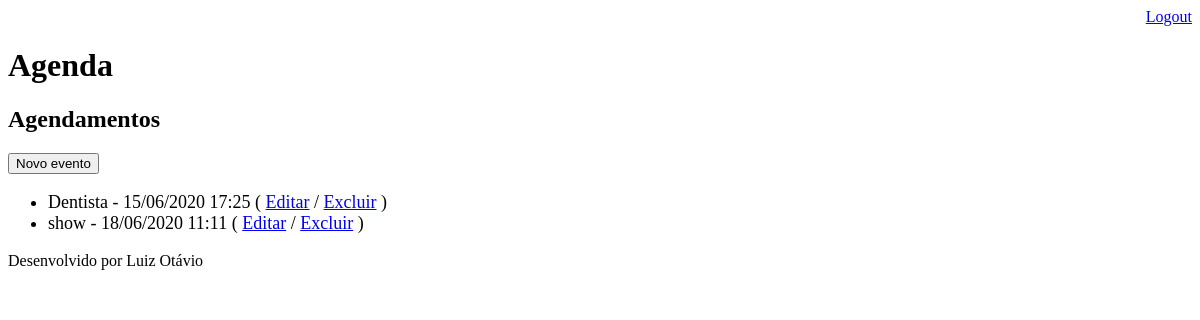
The app's page /agenda/ (signed in), older data.
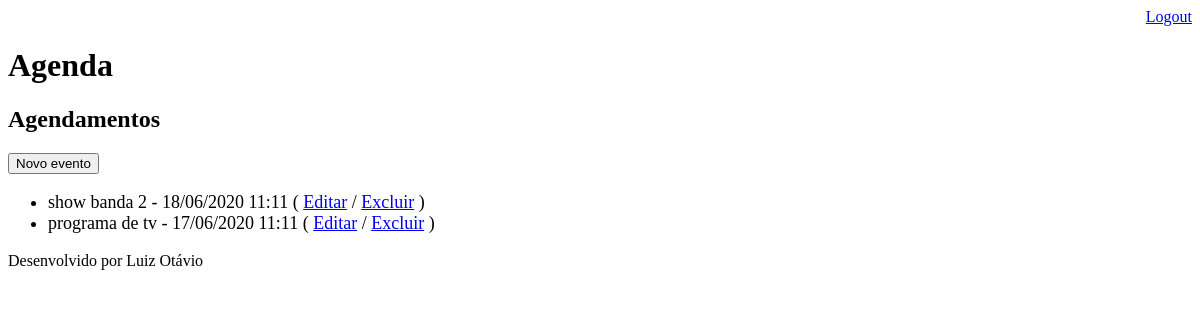
The same page, newer data.
### core/models.py (models this page shows, shortened)
class Evento(models.Model):
    titulo = models.CharField(max_length=100)
    descricao = models.TextField(blank = True, null= True)
    data_evento = models.DateTimeField(verbose_name='Data do Evento')
    data_criacao = models.DateTimeField(auto_now = True) #SABER DATA QUE O USUÁRIO REGISTROU O EVENTO , gerado automaticamente
    usuario = models.ForeignKey(User, on_delete= models.CASCADE)
    class Meta:
        db_table = 'evento'
    def __str__(self):
        return self.titulo
    def get_data_evento(self):
        return self.data_evento.strftime('%d/%m/%Y %H:%M')

### core/views.py (the view)
# urls.py: path('agenda/', views.lista_eventos),
@login_required(login_url='/login/')
def lista_eventos(request):
    usuario = request.user
    evento = Evento.objects.filter(usuario=usuario)
    dados = {'eventos':evento}
    print('os dados são {}'.format(dados))
    return render(request, 'agenda.html', dados)

### templates/agenda.html
{% extends "model-page.html" %}
{% block content %}
    <h2>Agendamentos</h2>
    <a href="evento/">
        <button type="button">Novo evento</button>
    </a>
    <ul style="font-size: 18px">
        {% for evento in eventos %}
            <li>
                {{evento.titulo}} - {{evento.get_data_evento}}
                ( <a href="evento/?id={{evento.id}}">Editar</a>  / <a href="evento/delete/{{ evento.id}}">Excluir</a> )
            </li>
        {% endfor %}
    </ul>
{% endblock %}

### templates/model-page.html
<!DOCTYPE html>
<html lang="en">
<head>
    {% include "model-header.html" %}
</head>
<body>
    {% block content %} {% endblock %}
    {%include "model-footer.html"%}
</body>
</html>

### templates/model-header.html (shortened to what this page needs)
    <div align="right">
         <a href="/logout">Logout</a>
    </div>
    <h1>Agenda</h1>

### templates/model-footer.html
<p>Desenvolvido por Luiz Otávio</p>

Row changes from the older to the newer data that the page shows:
removed Evento: titulo "Dentista", get_data_evento "15/06/2020 17:25"
changed Evento: titulo "show" → "show banda 2"
added Evento: titulo "programa de tv", get_data_evento "17/06/2020 11:11"
